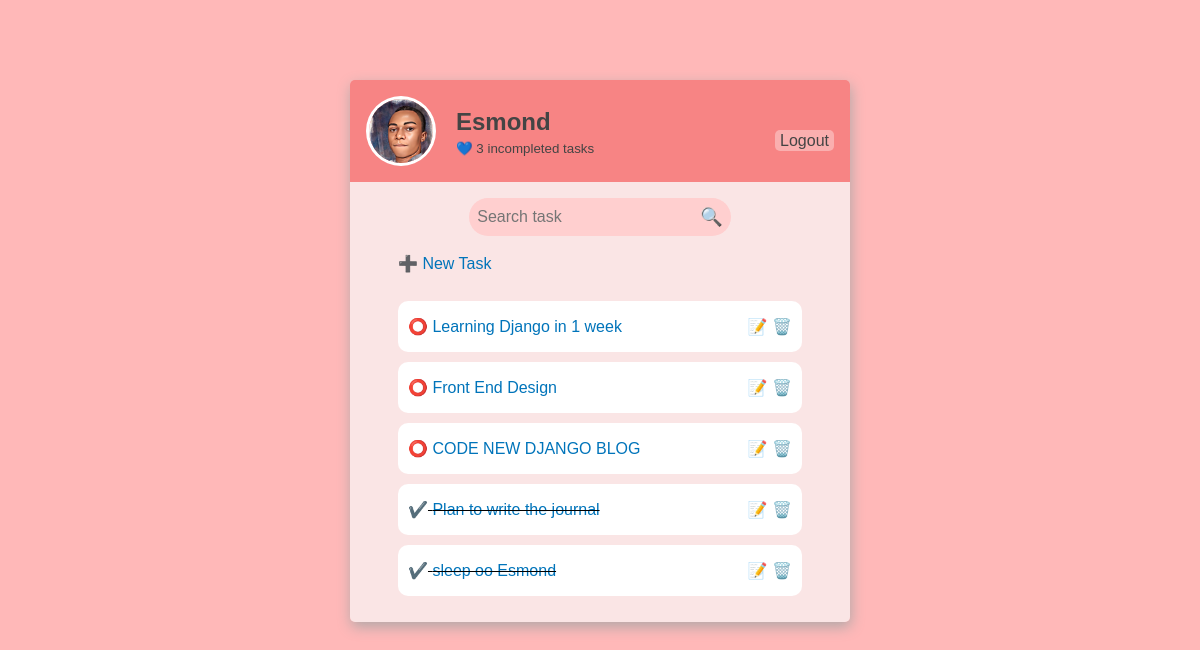
The app's page /task/ (signed in) with its own data.
### base/models.py (models this page shows, shortened)
class Task(models.Model):
    user = models.ForeignKey(User, on_delete=models.CASCADE, null = True, blank=True)
    title = models.CharField(max_length=200)
    description = RichTextField(blank=True, null=True)
    complete = models.BooleanField(default = False)
    created = models.DateTimeField(auto_now_add=True)
    class Meta:
        ordering = ['complete']

### base/views.py (the view)
# urls.py: path('task/', TaskList.as_view(), name='tasks'),
class TaskList(LoginRequiredMixin, ListView):
	model = Task
	context_object_name = 'tasks'
	def get_context_data(self, **kwargs):
		context = super().get_context_data(**kwargs)
		context['tasks'] = context['tasks'].filter(user=self.request.user)
		context['count'] = context['tasks'].filter(complete=False).count()
		search_input = self.request.GET.get('search-area') or ''
		if search_input:
			context['tasks'] = context['tasks'].filter(title__contains=search_input) # filter title by __icontaints, __startswith
		context['search_input'] = search_input
		return context

### base/templates/base/task_list.html
{% extends 'base/main.html' %}
{% block content %}
<form class="search" method="GET">
    <input type="search" name="search-area" value="{{search_input}}" placeholder="Search task">
    <input type="submit" value="🔍">
</form>
<div class="task-list">
<br>
<a class="underlined" href="{% url 'task-create' %}">➕ New Task</a>
<br>
<br>
{% for task in tasks %}
<div class="task-item">
    <p> {% if task.complete %}
        ✔️<s>
    {% else %}
        ⭕
    {% endif %}
        <a href="{% url 'task' task.id %}">{{task.title |safe}}</a></s>
        <div class="task-menu">
            <a class = "pop" href="{% url 'task-update' task.id %}">📝</a>
            <a class = "pop" href="{% url 'task-delete' task.id %}"> 🗑️</a>
        </div>
    </p>
</div>
{% empty %}
    <h3>There are no items here !!!</h3>
{% endfor %}
</div>
{% endblock %}

### base/templates/base/main.html (shortened to what this page needs)
{% load static %}
<!DOCTYPE html>
<html lang="en">
<head>
    <link href="{% static '/css/main.css' %}" rel='stylesheet' type='text/css'>
</head>
<body>
<div class="content">
    <header>
        {% if request.user.is_authenticated %}
        <div class="profile">
            <img class="profile-image" src = "{% static '/images/esm.jpg' %}">
            <div class="profile-name">
            <h2>{{request.user|title}}</h2>
            <small>💙 {{count}} incompleted task{{count|pluralize:"s"}}</small>
            </div>
        </div>
    <p><a href="{% url 'logout' %}">Logout</a></p>
    {% else %}
    <p><a href="{% url 'login' %}">Login</a></p>
    {% endif %}
    </header>
    <main>
    {% block content %}
    {% endblock %}
    </main>
</div>
</body>
</html>

### static/css/main.css (style rules this page uses)
a { text-decoration: none; color: #0074ba; }
body { font-family:Verdana, Geneva, Tahoma, sans-serif; background-color: rgb(255 184 184); }
.content { width: 500px; border-radius: 5px; overflow: hidden; margin: auto; margin-top: 80px; box-shadow: 1px 5px 14px #b1a8a8; }
header { display: flex; align-content: flex-end; justify-content: space-between; align-items: flex-end; padding: 1rem; background-color: rgb(247, 132, 132); }
header > .profile { display: flex; align-items: center; color: #444; }
header > .profile > .profile-image { margin-right: 20px; border-radius: 50%; width: 4rem; border: 3px solid white; }
header > .profile > .profile-name > h2 { margin: 3px 0 3px; }
header a { border-radius: 5px; background-color: rgb(250, 175, 175); padding: 2px 5px 2px 5px; color: #444; }
main { padding: 1rem; background-color: rgb(250, 229, 229); }
.search { display: flex; justify-content: center; }
.search > input { background-color: rgb(255 207 207); border-style: none; padding: 0.5rem; }
.search > input[type=search] { font-size: 1rem; color: #727272; border-radius: 20px 0 0 20px; background-color: rgb(255 207 207); border-style: none; padding: 0.5rem; }
.search > input[type=submit] { font-size: large; border-radius: 0px 20px 20px 0px; }
main > .task-list { padding: 0 2rem; }
main > .task-list > .task-item { display: flex; align-items: center; margin: 10px 0; padding: 0 10px; border-radius: 10px; background-color: #fff; }
main > .task-list > .task-item > .task-menu { margin-left: auto; }

### records on screen
Task: title "Learning Django in 1 week"
Task: title "Front End Design"
Task: title "CODE NEW DJANGO BLOG"
Task: title "Plan to write the journal"
Task: title "sleep oo Esmond"

### other values on screen
{{ request.user|title }} "Esmond"
{{ count }} "3"
